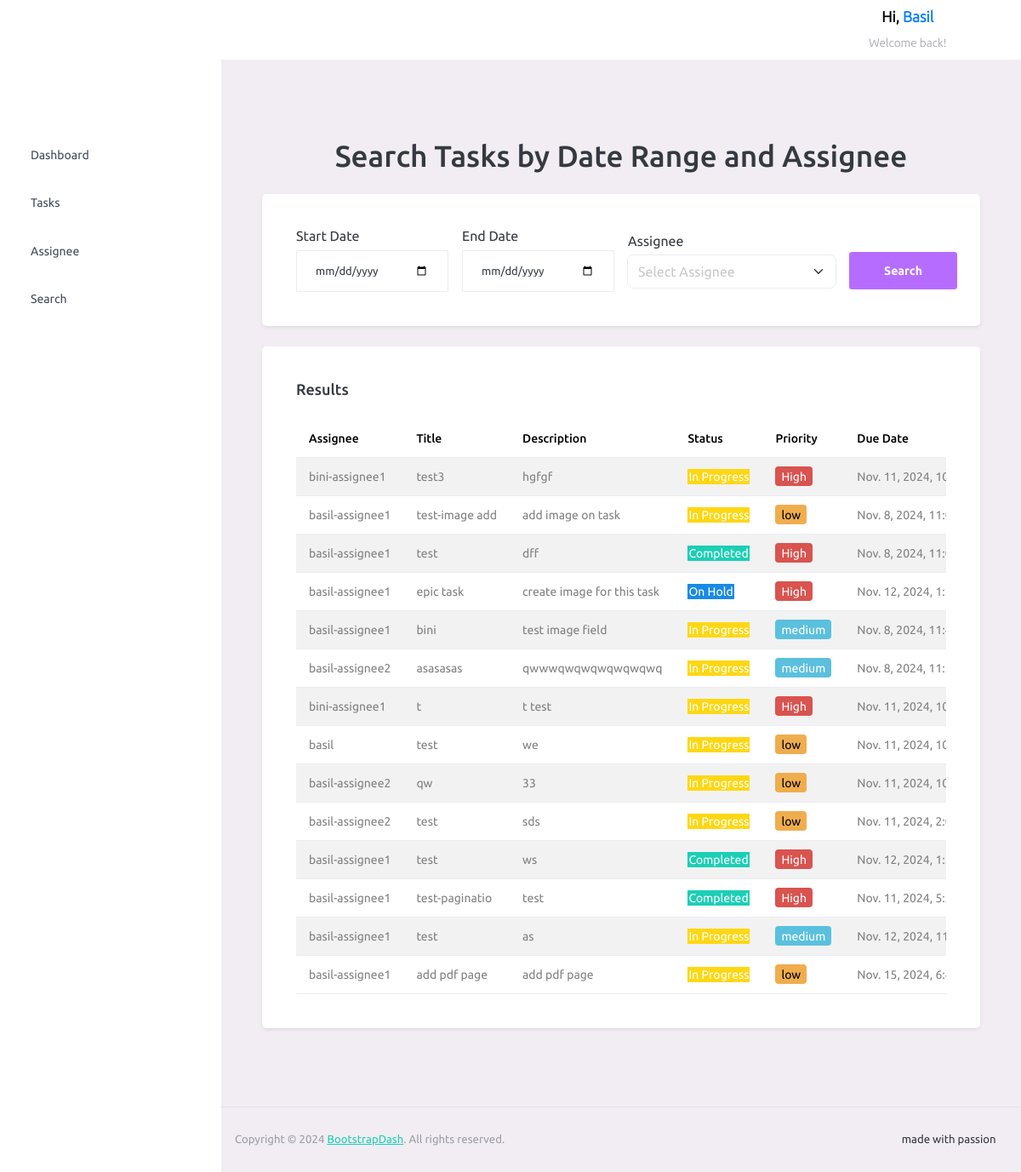
Screenshot of /tasks/tasks/search (signed in) with the database file from the repository.
### tasks/models.py (models this page shows, shortened)
class Task(models.Model):
    title = models.TextField(verbose_name="Task title", max_length=100, default='test')
    description = models.TextField(verbose_name="Description", max_length=1000)
    hours = models.IntegerField(verbose_name="Hours", default=0)
    date = models.DateTimeField(verbose_name="Date", auto_now=True)
    assigned_to = models.ForeignKey(Assignee, on_delete=models.CASCADE, null=True)
    status = models.ForeignKey(Status, on_delete=models.CASCADE, null=True)
    priority = models.ForeignKey(Priorities, on_delete=models.CASCADE, null=True)
    image = models.ImageField(verbose_name="Task image", upload_to="task_images/", null=True, blank=True)
    user = models.ForeignKey(User, on_delete=models.CASCADE, null=True)

class Assignee(models.Model):
    name = models.TextField(verbose_name="Assignee Name", max_length=100)
    email = models.EmailField(verbose_name="Assignee Email", max_length=100, null=True)
    user = models.ForeignKey(User, on_delete=models.CASCADE, null=True)
    def __str__(self):
        return self.name

class Status(models.Model):
    name = models.TextField(verbose_name="Task Status", max_length=100)
    user = models.ForeignKey(User, on_delete=models.CASCADE, null=True)
    def __str__(self):
        return self.name

class Priorities(models.Model):
    name = models.TextField(verbose_name="Task Priority", max_length=100)
    user = models.ForeignKey(User, on_delete=models.CASCADE, null=True)
    def __str__(self):
        return self.name

### tasks/views.py (the view)
# urls.py: path('tasks/search', views.search_tasks, name='search_tasks'),
@login_required
def search_tasks(request: HttpRequest) -> HttpResponse:
    tasks = []
    start_date = request.GET.get('start_date')
    end_date = request.GET.get('end_date')
    assignee = request.GET.get('assignee')
    filters = Q()
    if start_date:
        filters &= Q(date__gte=start_date)
    if end_date:
        filters &= Q(date__lte=end_date)
    if assignee:
        filters &= Q(assigned_to=assignee)
    assignees = Assignee.objects.filter(user=request.user)
    tasks = Task.objects.filter(filters)
    return render(request, 'tasks/assignee_search.html', {'tasks': tasks, 'assignees': assignees})

### tasks/templatetags/statustags.py (called while the page is built)
@register.filter()
def status_css_class(value):
    normalized_value = str(value).strip().title()
    status = {
        "Completed": "badge-success",
        'In Progress': "badge-warning",
        "On Hold": "badge-info",
    }
    return status.get(normalized_value, "badge-info")

@register.filter()
def priority_css_class(value):
    normalized_value = str(value).strip().title()
    priority = {
        "High": "badge-high ",
        "Low": "badge-medium",
        "Medium": "badge-low",
    }
    return priority.get(normalized_value, "badge-low")

### tasks/templates/tasks/assignee_search.html (shortened to what this page needs)
{% extends 'tasks/home.html' %}
{% load statustags %}
{% load static %}
{% block content %}
    <div class="container my-5">
        <h1 class="text-center mb-4">Search Tasks by Date Range and Assignee</h1>
        <div class="card shadow-sm mb-4">
            <div class="card-body search-form">
                <form method="get" action="{% url 'tasks:search_tasks' %}">
                    <div class="row g-3 align-items-center">
                        <div class="col-md-3">
                            <label for="start_date" class="form-label">Start Date</label>
                            <input type="date" name="start_date" id="start_date" class="form-control" placeholder="Start Date" value="{{ request.GET.start_date }}">
                        </div>
                        <div class="col-md-3">
                            <label for="end_date" class="form-label">End Date</label>
                            <input type="date" name="end_date" id="end_date" class="form-control" placeholder="End Date" value="{{ request.GET.end_date }}">
                        </div>
                        <div class="col-md-4">
                            <label for="assignee" class="form-label">Assignee</label>
                            <select name="assignee" id="assignee" class="form-select" required>
                                <option value="" disabled {% if not request.GET.assignee %}selected{% endif %}>Select Assignee</option>
                            </select>
                        </div>
                        <div class="col-md-2 d-grid">
                            <button type="submit" class="btn btn-primary mt-4">Search</button>
                        </div>
                    </div>
                </form>
            </div>
        </div>
        <div class="card shadow-sm">
            <div class="card-body">
                <h2 class="card-title mb-4">Results</h2>
                {% if tasks %}
                    <div class="table-responsive">
                        <table class="table table-striped table-hover">
                            <thead>
                                <tr>
                                    <th>Assignee</th>
                                    <th>Title</th>
                                    <th>Description</th>
                                    <th>Status</th>
                                    <th>Priority</th>
                                    <th>Due Date</th>
                                </tr>
                            </thead>
                            <tbody>
                                {% for task in tasks %}
                                    <tr>
                                        <td>{{ task.assigned_to }}</td>
                                        <td>{{ task.title }}</td>
                                        <td>{{ task.description }}</td>
                                        <td><span class="{{ task.status|status_css_class }}">{{ task.status }}</span></td>
                                        <td><span class="{{ task.priority|priority_css_class }}">{{ task.priority }}</span></td>
                                        <td>{{ task.date }}</td>
                                    </tr>
                                {% endfor %}
                            </tbody>
                        </table>
                    </div>
                {% else %}
                    <p class="text-muted">No tasks found for this criteria.</p>
                {% endif %}
            </div>
        </div>
    </div>
{% endblock %}

### tasks/templates/tasks/navbar.html (shortened to what this page needs)
{% load static %}
{% if user.is_authenticated %}
    <nav class="navbar default-layout-navbar col-lg-12 col-12 p-0 fixed-top d-flex flex-row">
        <div class="text-center navbar-brand-wrapper d-flex align-items-center justify-content-start">
        </div>
        <div class="navbar-menu-wrapper d-flex align-items-stretch">
            <button class="navbar-toggler navbar-toggler align-self-center" type="button" data-toggle="minimize">
                <span class="mdi mdi-menu"></span>
            </button>
            <ul class="navbar-nav navbar-nav-right">
                <li class="nav-item nav-profile dropdown">
                    <div class="nav-profile-text">
                        <p class="mb-1 text-black"
                           style="font-weight: bold; font-size: 1.1rem; margin-bottom: 0; text-align: center;">
                            Hi, <span style="color: #007bff;">{{ user.username }}</span>
                        </p>
                        <small class="text-muted" style="font-size: 0.85rem;">Welcome back!</small>
                    </div>
                </li>
                <li class="nav-item nav-logout d-none d-lg-block">
                    <a class="nav-link" href="{% url 'accounts:login' %}">
                        <i class="mdi mdi-power"></i>
                    </a>
                </li>
            </ul>
        </div>
    </nav>
{% endif %}

### rows the page displays
Task: assigned_to "bini-assignee1", title "test3", description "hgfgf", status "In Progress", priority "High", date "Nov. 11, 2024,…"
Task: assigned_to "basil-assignee1", title "test-image add", description "add image on task", status "In Progress", priority "low", date "Nov. 8, 2024,…"
Task: assigned_to "basil-assignee1", title "test", description "dff", status "Completed", priority "High", date "Nov. 8, 2024,…"
Task: assigned_to "basil-assignee1", title "epic task", description "create image for this task", status "On Hold", priority "High", date "Nov. 12, 2024,…"
Task: assigned_to "basil-assignee1", title "bini", description "test image field", status "In Progress", priority "medium", date "Nov. 8, 2024,…"
Task: assigned_to "basil-assignee2", title "asasasas", description "qwwwqwqwqwqwqwqwq", status "In Progress", priority "medium", date "Nov. 8, 2024,…"
Task: assigned_to "bini-assignee1", title "t", description "t test", status "In Progress", priority "High", date "Nov. 11, 2024,…"
Task: assigned_to "basil", title "test", description "we", status "In Progress", priority "low", date "Nov. 11, 2024,…"
Task: assigned_to "basil-assignee2", title "qw", description "33", status "In Progress", priority "low", date "Nov. 11, 2024,…"
Task: assigned_to "basil-assignee2", title "test", description "sds", status "In Progress", priority "low", date "Nov. 11, 2024,…"
Task: assigned_to "basil-assignee1", title "test", description "ws", status "Completed", priority "High", date "Nov. 12, 2024,…"
Task: assigned_to "basil-assignee1", title "test-paginatio", description "test", status "Completed", priority "High", date "Nov. 11, 2024,…"
Task: assigned_to "basil-assignee1", title "test", description "as", status "In Progress", priority "medium", date "Nov. 12, 2024,…"
Task: assigned_to "basil-assignee1", title "add pdf page", description "add pdf page", status "In Progress", priority "low", date "Nov. 15, 2024,…"

### other values shown
{{ user.username }} "Basil"
